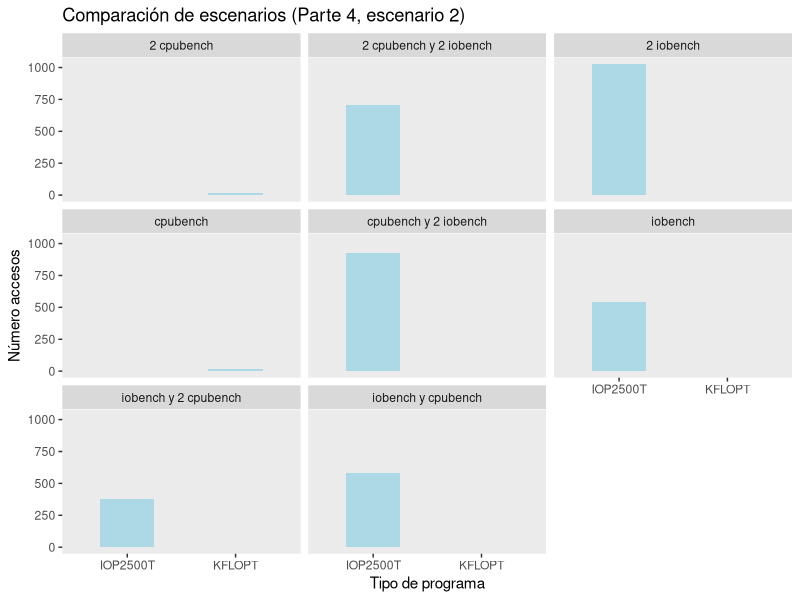

Recreate this plot in R.
######### Ejecucion #########

#> $ Rscript plot.R

######### Packages  #########
packages <- c("readxl", "tseries", "dynlm", "mFilter", "ggplot2", "dplyr")
sapply(packages, require, character.only = TRUE)

######### bases #########

cpubench <- read.table("cpubench.txt", quote="\"", comment.char="")
c0 <- mean(cpubench[,2])

cpubench_2iobench <- read.table("cpubench_2iobench.txt", quote="\"", comment.char="")
c1 <- filter(cpubench_2iobench, V3 == "KFLOPT")
c1 <- mean(c1[,2])

i1 <- filter(cpubench_2iobench, V3 == "IOP2500T")
i1 <- mean(i1[,2])
i1 

cpubench2 <- read.table("2cpubench.txt", quote="\"", comment.char="")
c2 <- mean(cpubench2[,2])

cpubench2_2iobench <- read.table("2cpubench_2iobench.txt", quote="\"", comment.char="")
c3 <- filter(cpubench2_2iobench, V3 == "KFLOPT")
c3 <- mean(c3[,2])

i3 <- filter(cpubench2_2iobench, V3 == "IOP2500T")
i3 <- mean(i3[,2])

iobench <- read.table("iobench.txt", quote="\"", comment.char="")
i4 <- filter(iobench, V3 == "IOP2500T")
i4 <- mean(i4[,2])

iobench_2cpubench <- read.table("iobench_2cpubench.txt", quote="\"", comment.char="")
c5 <- filter(iobench_2cpubench, V3 == "KFLOPT")
c5 <- mean(c5[,2])

i5 <- filter(iobench_2cpubench, V3 == "IOP2500T")
i5 <- mean(i5[,2])

iobench_cpubench <- read.table("iobench_cpubench.txt", quote="\"", comment.char="")
c6 <- filter(iobench_cpubench, V3 == "KFLOPT")
c6 <- mean(c6[,2])

i6 <- filter(iobench_cpubench, V3 == "IOP2500T")
i6 <- mean(i6[,2])

iobench2 <- read.table("2iobench.txt", quote="\"", comment.char="")
i7 <- filter(iobench2, V3 == "IOP2500T")
i7 <- mean(i7[,2])

escenarios <- c("cpubench(c0)", "cpubench_2iobench(c1)","cpubench_2iobench(i1)", "cpubench2(c2)", "cpubench2_2iobench(c3)",
                "cpubench2_2iobench(i3)", "iobench(4)", "iobench_2cpubench(c5)", "iobench_2cpubench(i5)",
                "iobench_cpubench(c6)", "iobench_cpubench(i6)", "cpubench2")
promedios <- c(c(c0), c(c1,i1), c(c2), c(c3,i3), c(i4), c(c5,i5), c(c6,i6), c(i7))

table <- data.frame(escenarios, promedios)
table

######### plot y .png #########

png(file = "plot_part4_es2.png")
bind_rows("cpubench" = cpubench, "cpubench y 2 iobench" = cpubench_2iobench,
          "2 cpubench" = cpubench2, "2 cpubench y 2 iobench" = cpubench2_2iobench,
          "iobench" = iobench, "iobench y 2 cpubench" = iobench_2cpubench,
          "iobench y cpubench" = iobench_cpubench, "2 iobench" = iobench2,
          .id = "id") %>%
    ggplot(mapping = aes(x = V3)) +
        geom_bar(width=0.5, fill='lightblue') +
        facet_wrap(~id) +
        theme(panel.grid = element_blank()) +
        labs(title = "Comparación de escenarios (Parte 4, escenario 2)", y = "Número accesos", x= "Tipo de programa") 
dev.off()
